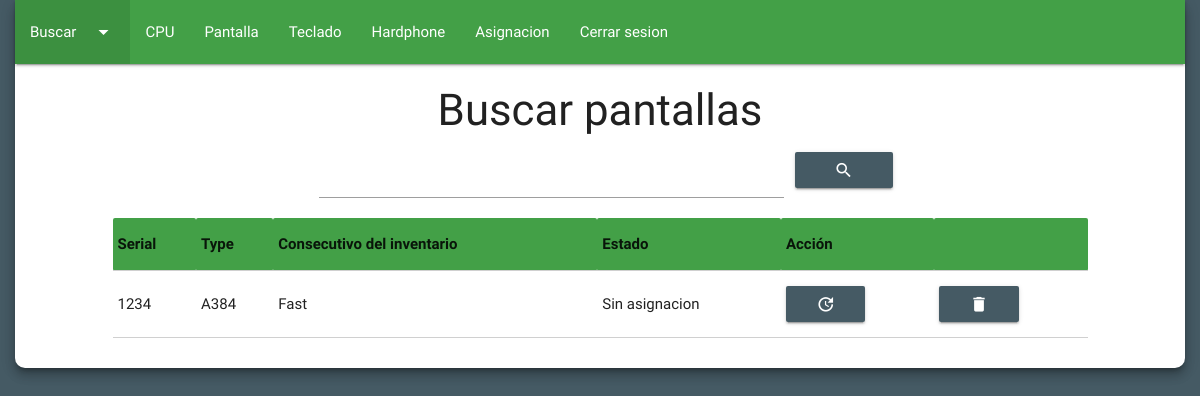
Before: /?c=admin&a=ReadPantalla (signed in) with the older database file.
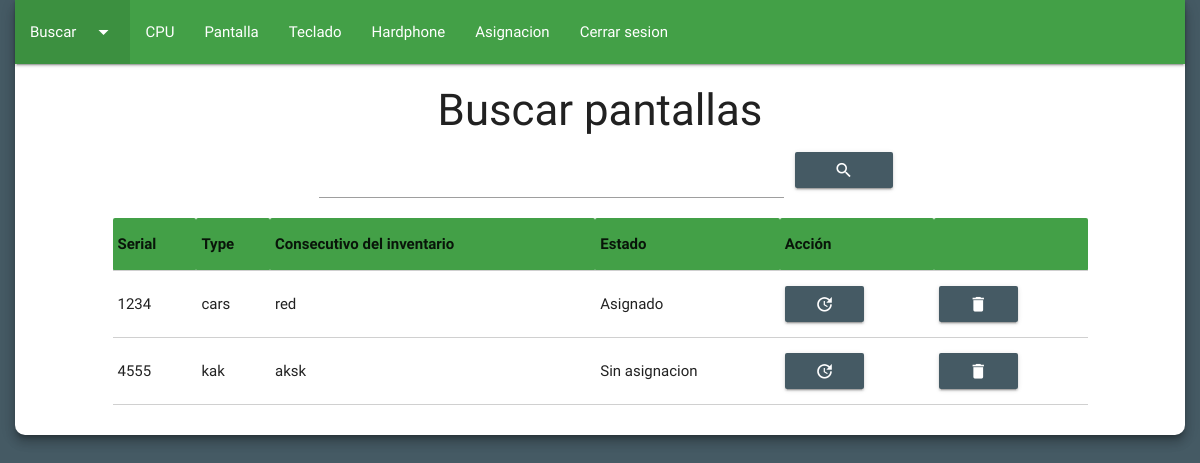
After: the same page with the newer database file.
### tables this page shows
CREATE TABLE `pantalla` (
  `pant_id` int(11) NOT NULL COMMENT 'En este campo se almacena la clave primaria de cada registro. Este campo es la llave primaria de la tabla.',
  `pant_serial` varchar(50) NOT NULL COMMENT 'En este campo se va a almacenar el serial de la pantalla que se esta registrando.',
  `pant_type` varchar(50) NOT NULL COMMENT 'En este campo se va a almacenar el type de la pantalla que se esta registrando.',
  `pant_consecutivo` varchar(50) NOT NULL COMMENT 'En este campo se va a almacenar el consecutivo de inventario de cada pantalla que se esta registrando.',
  `pant_estado` varchar(50) NOT NULL COMMENT 'Este campo almacena el estado de una pantalla determinada, ya sea asignado o sin asignacion.'
);

### model/conn.model.php (called while the page is built, shortened)
<?php
class DataBase{
  private static $db_host = "localhost";
  private static $db_name = "inventario";
  private static $db_user = "root";
  private static $db_pass = "";
  private static $db_conn = null;
  public static function connect(){
    if(self::$db_conn == null){
      try{
        self::$db_conn = new PDO("mysql:host=".self::$db_host.";dbname=".self::$db_name,self::$db_user,self::$db_pass);
        self::$db_conn->exec("SET CHARACTER SET utf8");
      }catch(PDOException $e){
        die($e->getMessage());
      }
    }
    return self::$db_conn;
  }
}
?>

### model/user.model.php (called while the page is built, shortened)
<?php
class UserModel{
  private $pdo;
  public function __CONSTRUCT(){
    try{
      $this->pdo = DataBase::connect();
      $this->pdo->setAttribute(PDO::ATTR_ERRMODE,PDO::ERRMODE_EXCEPTION);
    }catch(PDOException $e){
      die($e->getMessage());
    }
  }
  public function ReadPantalla(){
    try {
      $sql= "SELECT * FROM pantalla";
      $query= $this->pdo->prepare($sql);
      $query->execute();
      $result= $query->fetchAll(PDO::FETCH_OBJ);
    } catch (PDOException $e) {
      die($e->getMessage());
    }
    return $result;
  }
}
 ?>

### view/modules/admin/readPantalla.php (the view, shortened to what this page needs)
<div class="row z-depth-4" id="cuerpo">
  <form action="" method="post">
    <nav>
      <div class="nav-wrapper green darken-1">
        <ul>
          <li class="active"><a class="dropdown-button" data-activates="dropdown1" href="">Buscar<i class="material-icons right">arrow_drop_down</i></a></li>
          <li><a href="?c=admin&a=Equipo">CPU</a></li>
          <li><a href="?c=admin&a=Pantalla">Pantalla</a></li>
          <li><a href="?c=admin&a=Teclado">Teclado</a></li>
          <li><a href="?c=admin&a=Hardphone">Hardphone</a></li>
          <li><a href="?c=admin&a=Asignacion">Asignacion</a></li>
          <li><a href="?c=admin&a=logout" onclick="return confirm('¿Desea cerrar sesion?')">Cerrar sesion</a></li>
        </ul>
      </div>
    </nav>
    <form  action="?c=admin&a=ReadPantalla" method="GET">
      <h3>Buscar pantallas</h3>
      <div class="col s5 offset-s3">
        <input type="text" name="user" autofocus>
      </div>
      <button type="submit" class="btn waves-effect waves-light col s1 blue-grey darken-2 tooltipped" data-position="right" data-tooltip="Buscar"><i class="small material-icons">search</i></button>
    </form>
    <?php
    if(isset($_POST['user'])){
      $user= $_POST['user'];
      $user= $this->model->SearchPantalla($user);
      if(count($user)>0){
        foreach($user as $row){ ?>
    <table class="highlight bordered col s10 offset-s1">
      <thead class="green darken-1">
        <tr>
          <th>Serial</th>
          <th>Type</th>
          <th>Consecutivo del inventario</th>
          <th>Estado</th>
          <th>Acción</th>
          <th></th>
        </tr>
      </thead>
      <tbody>
        <tr>
          <td><?php echo $row['pant_serial']; ?></td>
          <td><?php echo $row['pant_type']; ?></td>
          <td><?php echo $row['pant_consecutivo']; ?></td>
          <td><?php echo $row['pant_estado']; ?></td>
          <td><a href="?detalle=<?php echo $row['pant_serial']; ?>&c=admin&a=DetallePantalla" class="btn waves-effect waves-light blue-grey darken-2 tooltipped" data-position="top" data-tooltip="Detalle de la pantalla"><i class="small material-icons">update</i></a></td>
          <td><a href="?id=<?php echo $row['pant_id']; ?>&c=admin&a=DeletePantalla" class="btn waves-efect waves-light blue-grey darken-2 tooltipped" data-position="right" data-tooltip="Eliminar pantalla" onclick="return confirm('¿Desea eliminar la pantalla permanentemente?')"><i class="small material-icons">delete</i></a></td>
        </tr>
      </tbody>
    </table>
  <?php }
  }else{
    echo "<br><br><br><br><h5 class='info'>No se han encontrado resultados</h5>";
  }
}else{  ?>
    <table class="highlight bordered col s10 offset-s1">
      <thead class="green darken-1">
        <tr>
          <th>Serial</th>
          <th>Type</th>
          <th>Consecutivo del inventario</th>
          <th>Estado</th>
          <th>Acción</th>
          <th></th>
        </tr>
      </thead>
      <?php foreach($result as $data){ ?>
      <tbody>
        <tr>
          <td><?php echo $data->pant_serial; ?></td>
          <td><?php echo $data->pant_type; ?></td>
          <td><?php echo $data->pant_consecutivo; ?></td>
          <td><?php echo $data->pant_estado; ?></td>
          <td><a href="?detalle=<?php echo $data->pant_serial; ?>&c=admin&a=DetallePantalla" class="btn waves-effect waves-light blue-grey darken-2 tooltipped" data-position="top" data-tooltip="Detalle de la pantalla"><i class="small material-icons">update</i></a></td>
          <td><a href="?id=<?php echo $data->pant_id; ?>&c=admin&a=DeletePantalla" class="btn waves-effect waves-light blue-grey darken-2 tooltipped" data-position="right" data-tooltip="Eliminar pantalla" onclick="return confirm('¿Desea eliminar la pantalla permanentemente?')"><i class="small material-icons">delete</i></a></td>
        </tr>
      </tbody>
    <?php } ?>
    </table>
  <?php } ?>
  </form>
</div>

### index.php (shortened to what this page needs)
<?php
require_once 'model/conn.model.php';
if(isset($_REQUEST['c'])){
  $action = isset($_REQUEST['a']) ? $_REQUEST['a']: "inicio";
  $controller = new $controller();
  call_user_func(array($controller, $action));
}else{
  $controller = 'admin';
  require_once "controller/$controller.controller.php";
  $controller = ucwords($controller)."controller";
  $controller = new $controller();
  $controller->login();
}
?>

### controller/admin.controller.php (shortened to what this page needs)
<?php
  require_once 'model/user.model.php';
  class AdminController{
    private $model;
    public function __CONSTRUCT(){
      $this->model = new UserModel();
    }
    public function ReadPantalla(){
      if(!isset($_SESSION["user"])){
        header("Location: ?c=admin&a=login");
      }else{
        require_once 'view/include/header.php';
        $result= $this->model->ReadPantalla();
        require_once 'view/modules/admin/readPantalla.php';
        require_once 'view/include/footer.php';
      }
    }
  }
 ?>

### view/include/header.php (shortened to what this page needs)
<!DOCTYPE html>
<html>
  <head>
    <link type="text/css" rel="stylesheet" href="view/assets/materialize/css/materialize.min.css"  media="screen,projection"/>
    <link rel="stylesheet" href="view/assets/css/main.css">
  </head>
  <body>

### view/include/footer.php (shortened to what this page needs)
  </body>
</html>

### view/assets/css/main.css (style rules this page uses)
body { background-color: #455a64; }
table { margin-bottom: 30px; }
#cuerpo { border-radius: 10px; background-color: white; margin-left: 15px; margin-right: 15px; }
h3, h5 { text-align: center; }

Changed rows visible on the page:
removed pantalla: pant_serial "1234", pant_type "A384", pant_consecutivo "Fast", pant_estado "Sin asignacion"
added pantalla: pant_serial "1234", pant_type "cars", pant_consecutivo "red", pant_estado "Asignado"
added pantalla: pant_serial "4555", pant_type "kak", pant_consecutivo "aksk", pant_estado "Sin asignacion"
